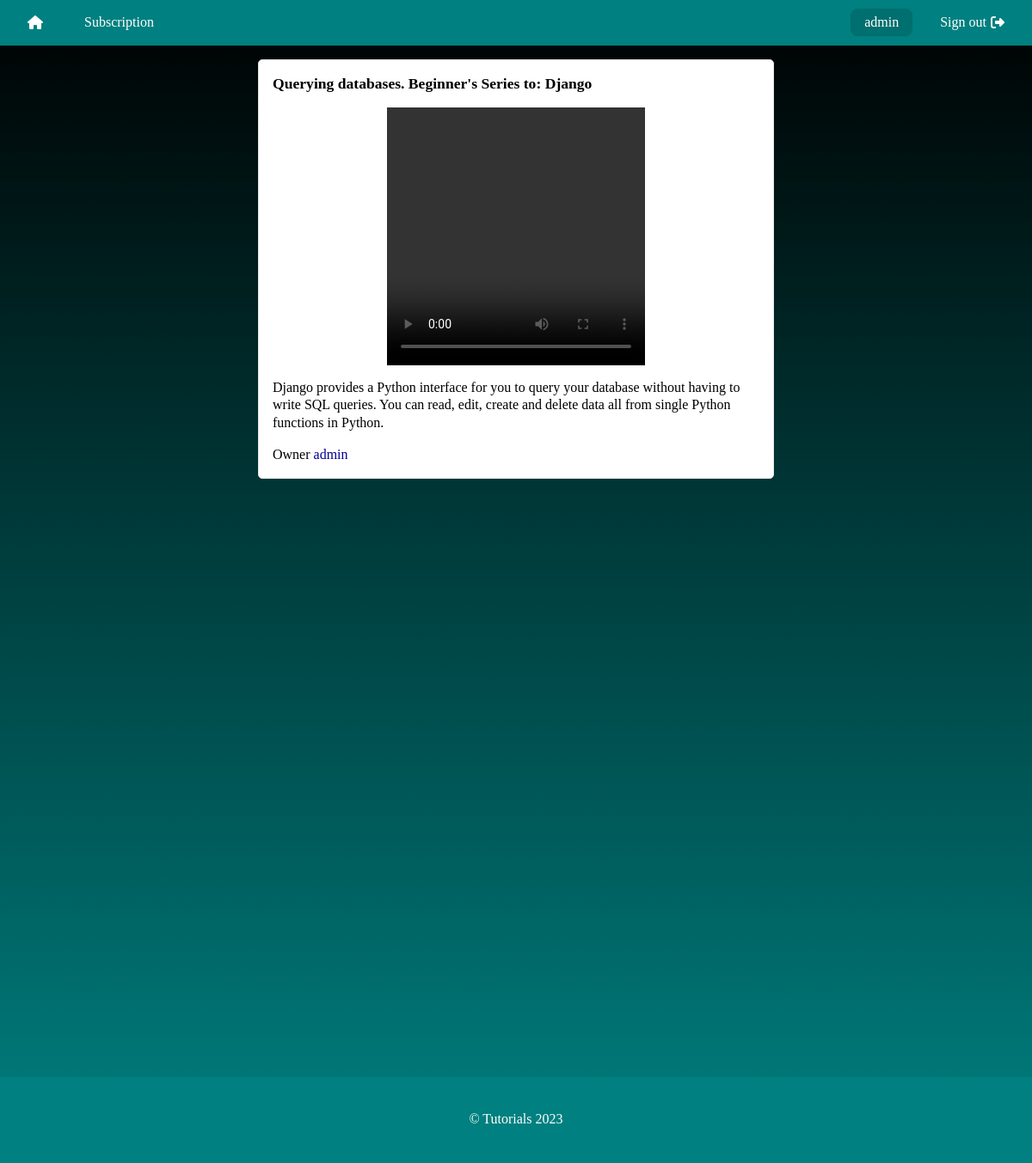
The page /lesson/2/4 (signed in) on the database its author committed.
### products/models.py (models this page shows, shortened)
class Lesson(models.Model):
    title = models.CharField(max_length=255)
    user = models.ForeignKey(User, on_delete=models.CASCADE)
    video_url = models.URLField()
    products = models.ManyToManyField(Product, related_name='lessons')
    duration = models.PositiveIntegerField(default=0)
    created_at = models.DateTimeField(auto_now_add=True)
    updated_at = models.DateTimeField(auto_now=True)
    description = models.TextField(null=True, blank=True, max_length=5000)

class Product(models.Model):
    owner = models.ForeignKey(User, on_delete=models.CASCADE)
    title = models.CharField(max_length=255)
    created_at = models.DateTimeField(auto_now_add=True)
    updated_at = models.DateTimeField(auto_now=True)
    description = models.TextField(null=True, blank=True, max_length=5000)

### products/views.py (the view)
# urls.py: path("lesson/<int:product_id>/<int:lesson_id>", lesson_details, name='lesson-details'),
def lesson_details(request, product_id:int, lesson_id:int):
    try:
        lesson = Lesson.objects.get(id=int(lesson_id))
        product = Product.objects.get(id=int(product_id))
    except Lesson.DoesNotExist or Product.DoesNotExist:
        return render(request, 'not-found.html')
    user = request.user
    has_access = ProductAccess.objects.filter(user=user, product=product).first()
    if product.owner == user or has_access is not None:
        context = {
            'lesson': lesson,
            'product': product,
        }
        return render(request, 'products/lesson-details.html', context)
    return render(request, 'not-authorized.html')

### templates/products/lesson-details.html (shortened to what this page needs)
{% extends "base.html" %}
{% block body %}
    <div class="lesson-details-page">
       <div class="lesson">
            <div class="title">{{ lesson.title }}</div>
            <div class="video">
                <video  controls >
                    <source src="{{ lesson.video_url }}" type="video/mp4" />
                </video>
            </div>
            <div class="description">{{ lesson.description }}</div>
            <div class="owner">
                <span>Owner</span>
                <a href="{% url 'accounts:profile' product.owner.username %}">{{ product.owner.username }}</a>
            </div>
       </div>
    </div>
{% endblock body %}

### templates/layouts/header.html
<header id="headerWrapper">
    <nav>
        <div class="group">
            <a href="{% url 'products:home' %}">
                <span class="fa-solid fa-home"></span>
            </a>
            <a href="{% url 'products:accessed-products' %}">Subscription</a>
        </div>
        <div class="group">
            {% if request.user.is_authenticated %}
                <a href="{% url 'accounts:profile' request.user.username %}" id="username">
                    <span>{{ request.user.username }}</span>
                </a>
                <a href="{% url 'accounts:logout' %}">
                    <span>Sign out</span>
                    <i class="fa-solid fa-right-from-bracket"></i>
                </a>
            {% else %}
                <a href="{% url 'accounts:login' %}">
                    <span>Sign in</span>
                    <i class="fa-solid fa-right-to-bracket"></i>
                </a>
            {% endif %}
        </div>
    </nav>
</header>

### static/css/main.css (style rules this page uses)
*, *::after, *::before { margin: 0; padding: 0; font-family: inherit; background: transparent; box-sizing: border-box; scroll-behavior: smooth; scrollbar-color: var(--main-color) transparent; text-decoration: none; color: inherit; }
a { color: var(--dark-blue); }
html { background: linear-gradient(to top, var(--main-color), var(--black)); background-attachment: fixed; line-height: 1.3; }
html { --main-color: rgb(0, 128, 128); --main-color2: rgb(0, 111, 111); --base-white: #fff; --white: #fff; --border-color: rgb(229, 229, 229); --dark-blue: rgb(0, 0, 148); --black: rgb(0, 0, 0); --silver: rgb(192, 192, 192); }
header[id=headerWrapper] { position: fixed; width: 100%; height: 3.3rem; top: 0; left: 0; }
header[id=headerWrapper] nav { background: var(--main-color); display: flex; justify-content: space-between; gap: 1rem; align-items: center; width: 100%; padding: 0 1rem; height: 100%; }
header[id=headerWrapper] nav .group { height: 100%; display: flex; justify-content: center; align-items: center; gap: 1rem; }
header[id=headerWrapper] nav .group a { padding: 2px 1rem; display: flex; justify-content: center; align-items: center; color: var(--white); gap: 5px; border-radius: 8px; height: 2rem; }
header[id=headerWrapper] nav .group a#username { background: var(--main-color2); }
header[id=headerWrapper] nav .group svg, header[id=headerWrapper] nav .group span { color: var(--base-white); }
.product-details-page, .lesson-details-page { display: flex; justify-content: center; }
.product-details-page .product, .product-details-page .lesson, .lesson-details-page .product, .lesson-details-page .lesson { width: 100%; max-width: 600px; display: flex; flex-direction: column; gap: 1rem; border: 1px solid var(--border-color); background: var(--white); border-radius: 5px; padding: 1rem; }
.product-details-page .product .video, .product-details-page .lesson .video, .lesson-details-page .product .video, .lesson-details-page .lesson .video { width: 100%; height: 100%; display: flex; justify-content: center; min-height: 300px; }
.product-details-page .product .video video, .product-details-page .lesson .video video, .lesson-details-page .product .video video, .lesson-details-page .lesson .video video { max-width: 100%; object-fit: contain; }
.product-details-page .product .title, .product-details-page .lesson .title, .lesson-details-page .product .title, .lesson-details-page .lesson .title { font-size: 1.1rem; font-weight: 900; }

### rows shown on the page
Lesson: title "Querying databases. Beginner's Series to: Django", description "Django provides a Python interface for you to query your database without having to write SQL queries. You can read, edit, create and delete data all from single Python functions in Python."
Product: owner.username "admin"

### other values the page prints
{{ request.user.username }} "admin"
